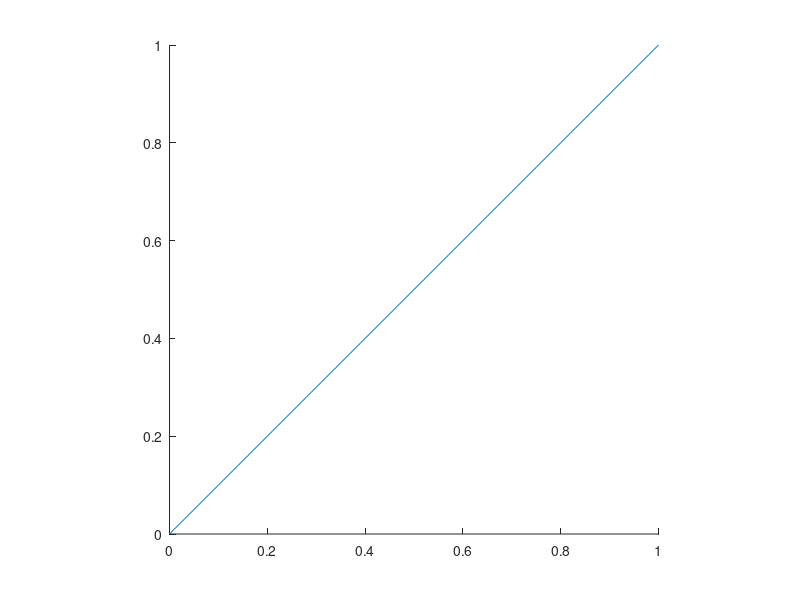

MATLAB code to generate this figure:
function H = addOnetoOne(varargin)
%addOnetoOne adds a one:one line to an open plot
%   Adds a solid black line of width 1, scales the x and y lims to be
%   equal, returns the handle to the plot so the user can specify line
%   properties on the 1:1 line. Alternatively, the line properties can be
%   passed in i.e. "varargin"
%
% INPUTS:
% optional, can be left blank, or any standard line property can be used as
% an input to modify the 1:1 line. See examples.
%
% OUTPUTS:
% handle = handle to the 1:1 line object
%
% AUTHOR: Matthew Guy Cooper, UCLA, guycooper@ucla.edu
%
% EXAMPLE 1: simplest case, just add the one to one line
% x = 1:1:100;
% y = x.*(rand(1,100) + .5);
% h = scatter(x,y);
% addOnetoOne;
%
% EXAMPLE 2: change the default 1:1 line to a black dashed line
% x = 1:1:100;
% y = x.*(rand(1,100) + .5);
% h = scatter(x,y);
% addOnetoOne('k--')
%
% EXAMPLE 3: change the default 1:1 line to very thick line;
% x = 1:1:100;
% y = x.*(rand(1,100) + .5);
% h = scatter(x,y);
% addOnetoOne('k--','linewidth',5)
%
% See also: scatterfit

% if nargin==0
%     posneg = pos;
% elseif nargin>0
%     if strcmp(posneg,'positive')
%     end
% end

hold on; axis tight;

newlims(1) = min(min(xlim),min(ylim));
newlims(2) = max(max(xlim),max(ylim));

set(gca,'XLim',newlims,'YLim',newlims);

delta = (newlims(2) - newlims(1))/100;

H = plot(newlims(1):delta:newlims(2),newlims(1):delta:newlims(2),varargin{:});

% i diabled this b/c it's the reason the exponent isn't showing up on the
% tick labels anymore, need to come up with a solution
% % now update the ticks and labels
% xticks      =   get(gca,'Xtick');
% yticks      =   get(gca,'Ytick');
% if length(xticks) >= length(yticks)
%     ticks       =   xticks;
%     ticklabels  =   get(gca,'XTickLabel');
% else
%     ticks       =   yticks;
%     ticklabels  =   get(gca,'YTickLabel');
% end
%
% set(gca,'XTick',ticks,'XTickLabel',ticklabels,'YTick',ticks, ...
%         'YTickLabel',ticks);

axis square
hold off

% this is the original version:
% hold on;
%
% xlims       =       get(gca,'XLim');
% ylims       =       get(gca,'YLim');
% newlims(1)  =       min(xlims(1),ylims(1));
% newlims(2)  =       max(xlims(2),ylims(2));
%                     set(gca,'XLim',newlims,'YLim',newlims);
% handle      =       plot(newlims(1):.1:newlims(2),newlims(1):.1:newlims(2),varargin{:});
% axis square